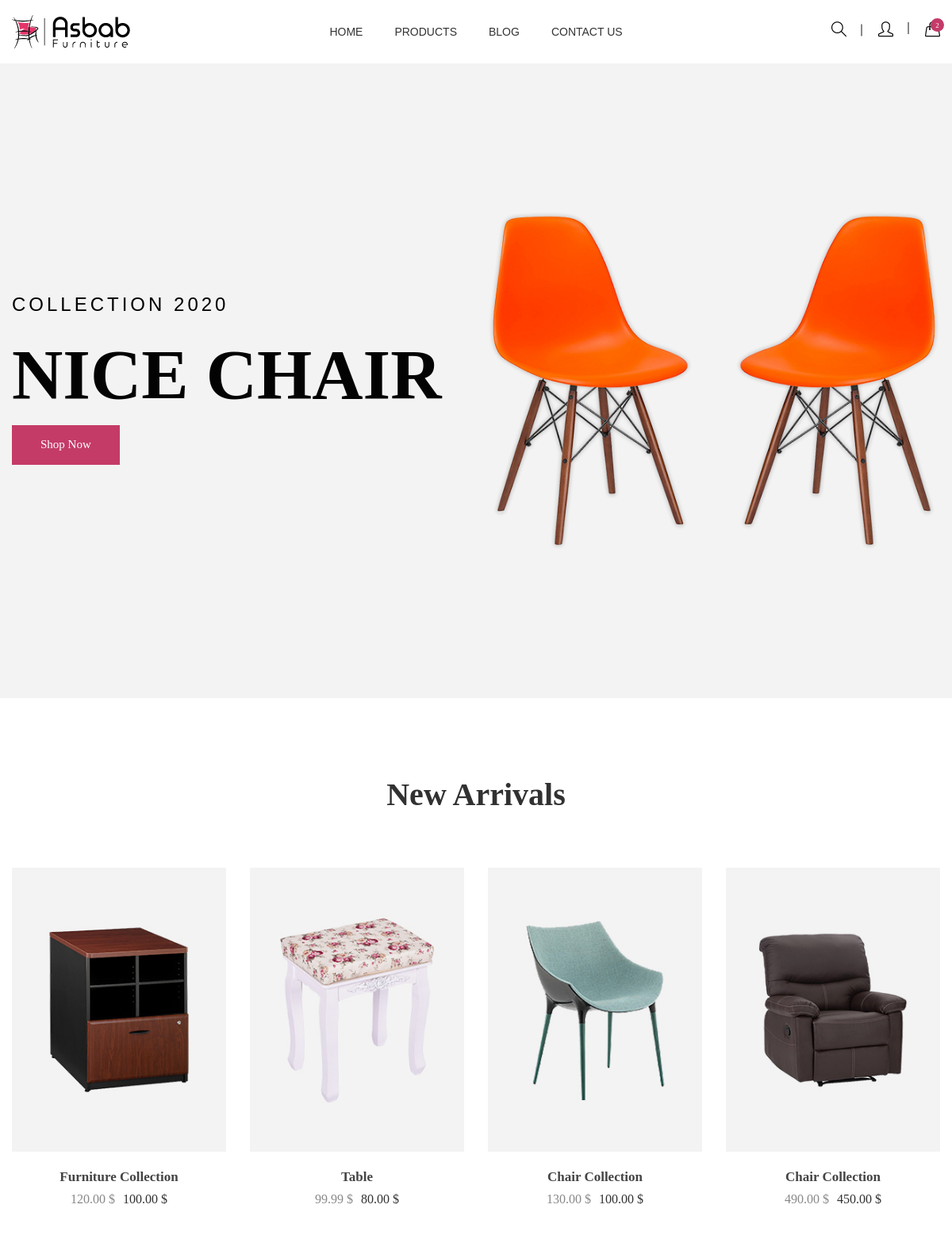
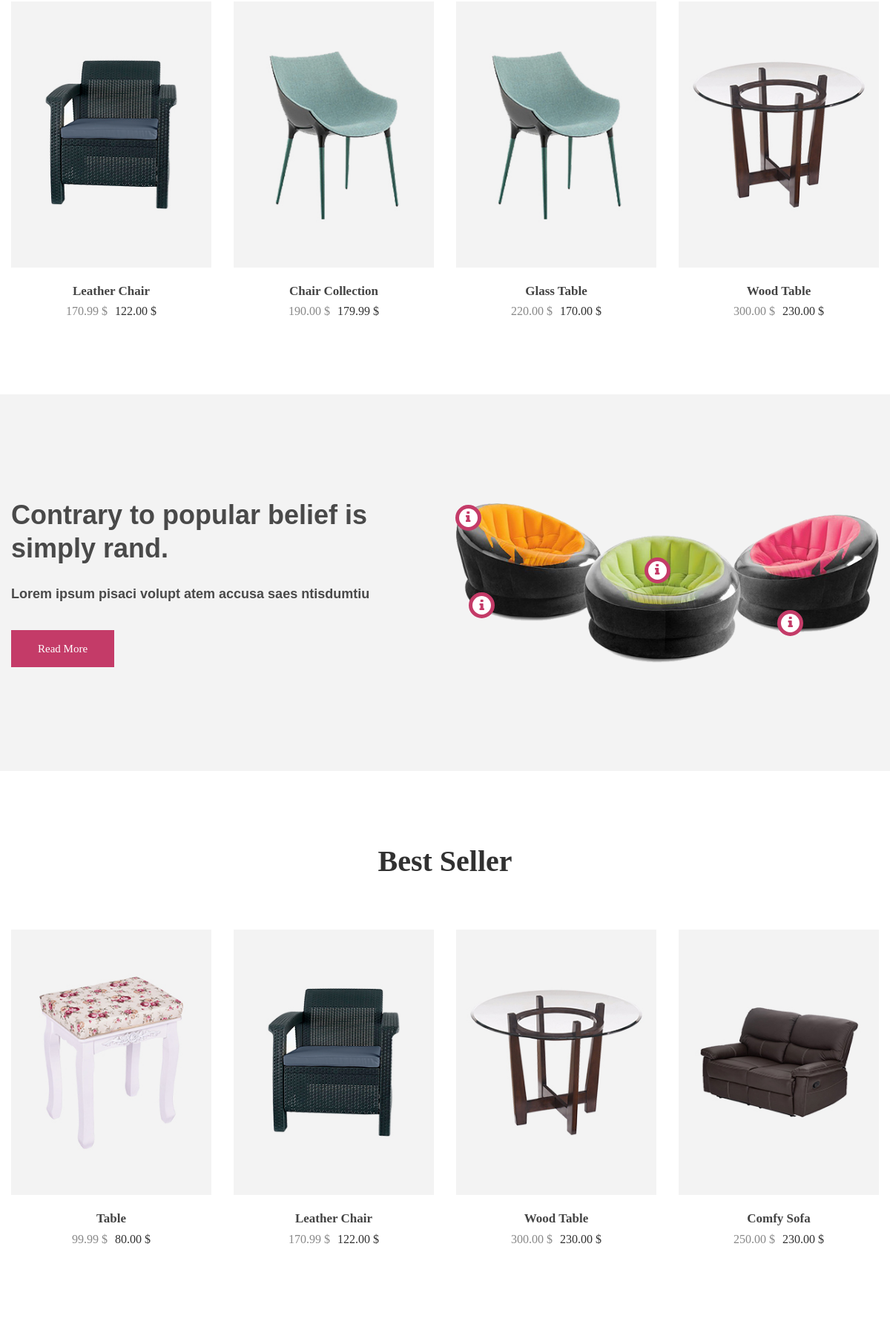
The page / (upper part) on the database its author committed (2 pictures, top to bottom).
### products/models.py (models this page shows, shortened)
class Product(models.Model):
	title 		 = models.CharField(max_length=100)
	description  = models.TextField()
	price 		 = models.DecimalField(max_digits=10, decimal_places=2)
	old_price 	 = models.DecimalField(max_digits=10, decimal_places=2, blank=True)
	image 		 = models.ImageField(upload_to=upload_image_path, blank=True)
	date_created = models.DateTimeField(default=datetime.now, blank=True)
	date_updated = models.DateTimeField(default=datetime.now, blank=True)
	category  	 = models.ForeignKey(Category, on_delete=models.CASCADE)
	featured	 = models.BooleanField(default=False)
	bestseller   = models.BooleanField(default=False)

### pages/views.py (the view)
# urls.py: path('', views.index, name='index')
def index(request):
	products = Product.objects.order_by('-date_created')[:8]
	bestseller = Product.objects.order_by('-date_created').filter(bestseller=True)[:4]
	featured = Product.objects.order_by('-date_created').filter(featured=True)[:3]
	context = {
		'products':products,
		'bestsellers': bestseller,
		'featured_products' :  featured,
	}
	return render(request,'pages/index.html', context)

### templates/pages/index.html (shortened to what this page needs)
{% extends 'base.html'%}
{% load static %}
{% block content %}
        <div class="slider__container slider--one bg__cat--3">
            <div class="slide__container slider__activation__wrap owl-carousel">
                <div class="single__slide animation__style01 slider__fixed--height">
                    <div class="container">
                        <div class="row align-items__center">
                            <div class="col-md-7 col-sm-7 col-xs-12 col-lg-6">
                                <div class="slide">
                                    <div class="slider__inner">
                                        <h2>collection 2020</h2>
                                        <h1>NICE CHAIR</h1>
                                        <div class="cr__btn">
                                            <a href="cart.html">Shop Now</a>
                                        </div>
                                    </div>
                                </div>
                            </div>
                            <div class="col-lg-6 col-sm-5 col-xs-12 col-md-5">
                                <div class="slide__thumb">
                                    <img src="{% static 'images/slider/fornt-img/1.png' %}" alt="slider images">
                                </div>
                            </div>
                        </div>
                    </div>
                </div>
            </div>
        </div>
           {% if products %}
        <section class="htc__category__area ptb--100">
            <div class="container">
                <div class="row">
                    <div class="col-xs-12">
                        <div class="section__title--2 text-center">
                            <h2 class="title__line">New Arrivals</h2>
                        </div>
                    </div>
                </div>
                <div class="htc__product__container">
                    <div class="row">
                        <div class="product__list clearfix mt--30">
                            {% for product in products %}
                            <div class="col-md-4 col-lg-3 col-sm-4 col-xs-12">
                                <div class="category">
                                    <div class="ht__cat__thumb">
                                        <a href="{% url 'details' product.id %}">
                                        	{% if product.image %}
                                            <img src="{{ product.image.url }}" alt="product images">
                                            {% endif %}
                                        </a>
                                    </div>
                                    <div class="fr__hover__info">
                                        <ul class="product__action">
                                        </ul>
                                    </div>
                                    <div class="fr__product__inner">
                                        <h4><a href="{% url 'details' product.id%}">{{ product.title }}</a></h4>
                                        <ul class="fr__pro__prize">
                                            <li class="old__prize">{{ product.old_price }} $</li>
                                            <li>{{ product.price }} $</li>
                                        </ul>
                                    </div>
                                </div>
                            </div>
                            {% endfor %}
          				 {% else %}
           					<h1>No products Available</h1>
          				 {% endif %}
                        </div>
                    </div>
                </div>
            </div>
        </section>
        <section class="htc__good__sale bg__cat--3">
            <div class="container">
                <div class="row">
                    <div class="col-md-6 col-lg-6 col-sm-6 col-xs-12">
                        <div class="fr__prize__inner">
                            <h2>Contrary to popular belief is simply rand.</h2>
                            <h3>Lorem ipsum pisaci volupt atem accusa saes ntisdumtiu</h3>
                            <a class="fr__btn" href="#">Read More</a>
                        </div>
                    </div>
                    <div class="col-md-6 col-lg-6 col-sm-6 col-xs-12">
                        <div class="prize__inner">
                            <div class="prize__thumb">
                                <img src="{% static 'images/banner/big-img/1.png' %}" alt="banner images">
                            </div>
                            <div class="banner__info">
                                <div class="pointer__tooltip pointer--3 align-left">
                                </div>
                                <div class="pointer__tooltip pointer--4 align-top">
                                </div>
                                <div class="pointer__tooltip pointer--5 align-bottom">
                                </div>
                                <div class="pointer__tooltip pointer--7 align-top">
                                </div>
                            </div>
                        </div>
                    </div>
                </div>
            </div>
        </section>
         {% if bestsellers %}
        <section class="ftr__product__area ptb--100">
            <div class="container">
                <div class="row">
                    <div class="col-xs-12">
                        <div class="section__title--2 text-center">
                            <h2 class="title__line">Best Seller</h2>
                        </div>
                    </div>
                </div>
                <div class="row">
                    <div class="product__wrap clearfix">
                        {% for bestseller in bestsellers %}
                        <div class="col-md-4 col-lg-3 col-sm-4 col-xs-12">
                            <div class="category">
                                <div class="ht__cat__thumb">
                                    <a href="product-details.html">
                                        <img src="{{ bestseller.image.url}}" alt="product images">
                                    </a>
                                </div>
                                <div class="fr__hover__info">
                                    <ul class="product__action">
                                    </ul>
                                </div>
                                <div class="fr__product__inner">
                                    <h4><a href="product-details.html">{{bestseller.title}}</a></h4>
                                    <ul class="fr__pro__prize">
                                        <li class="old__prize">{{bestseller.old_price}} $</li>
                                        <li>{{bestseller.price}} $</li>
                                    </ul>
                                </div>
                            </div>
                        </div>
                        {% endfor%}
                    </div>
                </div>
            </div>
        </section>
        {% endif %}
{% endblock %}

### static/css/style.css (style rules this page uses)
.section__title--2 h2 { color: #313131; font-family: Poppins; font-size: 40px; font-weight: 700; }
.category { position: relative; margin-top: 40px; }
.fr__hover__info { position: absolute; right: 20px; top: 20px; }
.fr__product__inner { padding-top: 23px; text-align: center; }
.fr__product__inner h4 a { color: #444; font-family: Old Standard TT; font-size: 17px; font-weight: 600; text-transform: capitalize; transition: all 0.3s ease 0s; }
.fr__pro__prize { display: flex; justify-content: center; margin-top: 6px; }
.fr__pro__prize li { color: #313131; font-family: Poppins; font-size: 16px; font-weight: 500; margin: 0 5px; }
.fr__pro__prize li.old__prize { color: #888888; }
.htc__good__sale { padding: 140px 0; }
.htc__good__sale .row { align-items: center; display: flex; }
.fr__prize__inner h2 { color: #494949; font-size: 36px; font-weight: 700; line-height: 45px; margin-bottom: 30px; padding-right: 10%; }
.fr__prize__inner h3 { color: #494949; font-size: 18px; font-weight: 600; margin-bottom: 38px; }
.fr__btn { background: #c43b68 none repeat scroll 0 0; color: #fff; display: inline-block; font-family: Poppins; font-size: 15px; height: 50px; line-height: 50px; padding: 0 36px; transition: 0.3s; }
.product__wrap { margin-top: 30px; }
.product__action { display: flex; justify-content: center; flex-flow: column; }
.category { overflow: hidden; position: relative; }
.owl-carousel .owl-item img { width: auto; }
.banner__info { position: absolute; width: 100%; height: 100%; display: block; left: 0; top: 0; }
.pointer__tooltip { width: 35px; height: 35px; border-radius: 100%; border: 5px solid #c43b68; background-color: #fff; position: relative; display: inline-block; text-align: center; cursor: pointer; }
.pointer__tooltip:before { content: "\f129"; position: absolute; left: 50%; top: 50%; -webkit-transform: translateX(-50%) translateY(-50%); transform: translateX(-50%) translateY(-50%); font-family: FontAwesome; color: #c43b68; font-size: 18px; width: 100%; height: 100%; }
.prize__inner { position: relative; }
.pointer__tooltip.pointer--3 { left: 3%; top: 56%; }
.pointer__tooltip.pointer--4.align-top { left: -7%; top: 1%; }
.pointer__tooltip.pointer--5.align-bottom { left: 31%; top: 34%; }
.pointer__tooltip.pointer--7 { left: 76%; position: absolute; top: 67%; }
.ht__cat__thumb a img { width: 100%; }

### static/css/shortcode/default.css (style rules this page uses)
*, h1, h2, h3, h4, h5, h6, p, ul, a { margin: 0; padding: 0; }
html { font-size: 100%; }
body { font-family: 'Old Standard TT', serif; color: #666666; font-weight: 400; font-size: 14px; line-height: 24px; -webkit-font-smoothing: antialiased; -moz-osx-font-smoothing: grayscale; }
h1, h2, h3, h4, h5, h6, .h1, .h2, .h3, .h4, .h5, .h6 { font-family: 'Poppins', sans-serif; color: #313131; font-weight: 400; -webkit-font-variant-ligatures: common-ligatures; font-variant-ligatures: common-ligatures; margin-top: 0; margin-bottom: 0; }
h1, .h1 { font-size: 40px; font-weight: 700; }
h2, .h2 { font-size: 30px; font-weight: 400; }
h3, .h3 { font-size: 14px; font-weight: 400; }
h4, .h4 { font-size: 14px; font-weight: 400; }
ul, ol { list-style: none; }
a { color: #333; }
h1 a, h2 a, h3 a, h4 a, h5 a, h6 a { color: inherit }
body { overflow-x: hidden; }
a, .btn { transition: all 0.3s ease-out 0s; }
img, .img { max-width: 100%; transition: all 0.3s ease-out 0s; }
p + img, img:last-child { margin-bottom: 0; }
body { background: #fff; }
.bg__cat--3 { background-color: #f3f3f3; }
.mt--30 { margin-top: 30px }
.ptb--100 { padding: 100px 0 }

### rows shown on the page
Product: image (picture), title "Furniture Collection", old_price "120.00", price "100.00"
Product: image (picture), title "Table", old_price "99.99", price "80.00"
Product: image (picture), title "Chair Collection", old_price "130.00", price "100.00"
Product: image (picture), title "Chair Collection", old_price "490.00", price "450.00"
Product: image (picture), title "Leather Chair", old_price "170.99", price "122.00"
Product: image (picture), title "Chair Collection", old_price "190.00", price "179.99"
Product: image (picture), title "Glass Table", old_price "220.00", price "170.00"
Product: image (picture), title "Wood Table", old_price "300.00", price "230.00"
Product: image (picture), title "Comfy Sofa", old_price "250.00", price "230.00"
